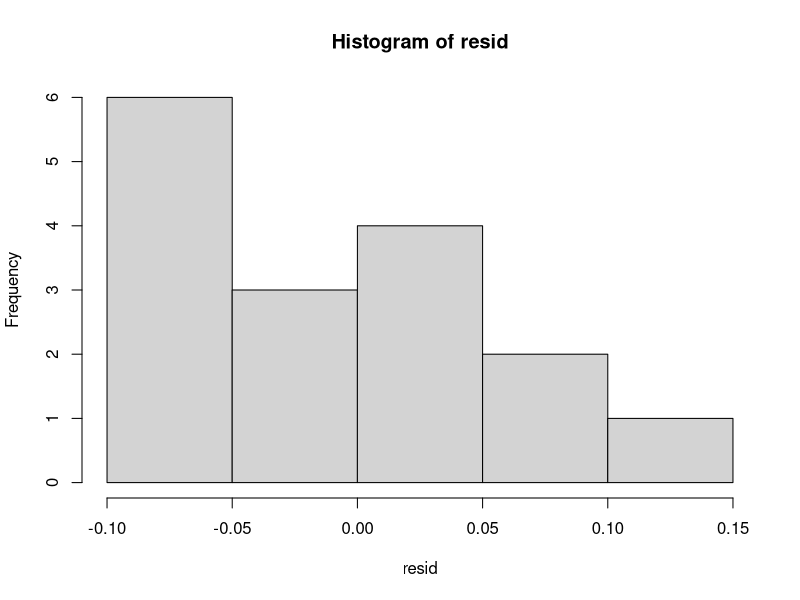
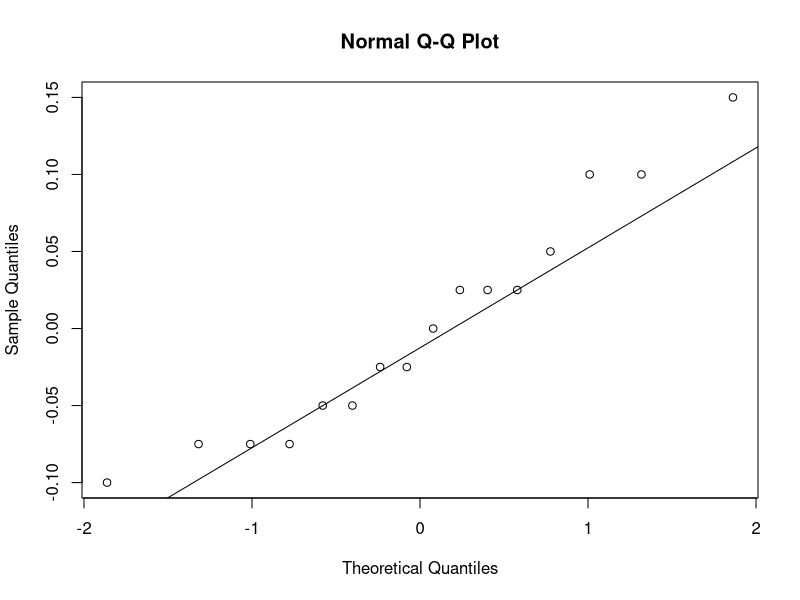
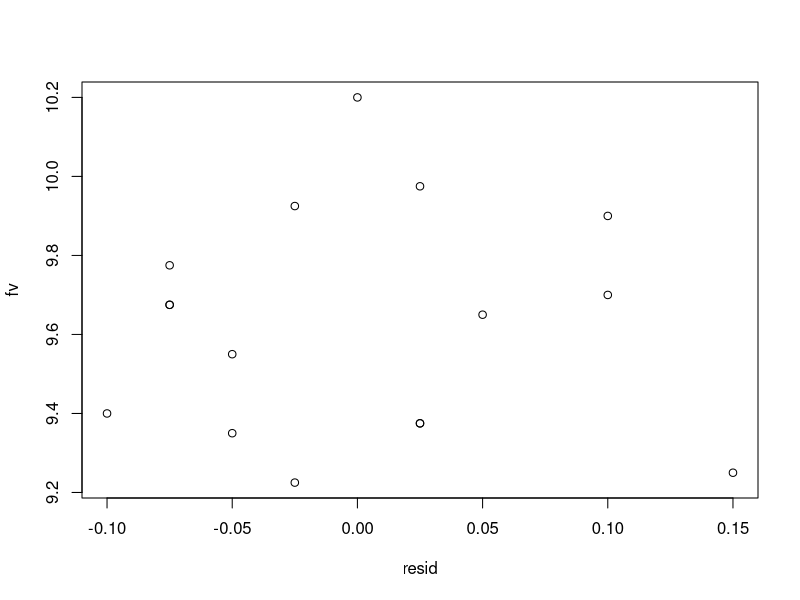

The R script that drew these images, in order: (Note: this script raises an error after producing the figures.)
#This final project was done by:
#Azahra Benita, Intan Lucky Rahayu and Delia Rizki


### Kode R untuk model Rancangan Acak Kelompok Lengkap (RACL) atau Randomized Complete Block Design (RCBD)
### Kode ini meliputi 3 tahapan analisis
### 1. memodelkan RACL dengan ANOVA
### 2. komparasi setiap pasangan mean treatment
### 3. diagnosis model

# misalkan ada 4 kelompok/blok dan 4 treatment
# variabel respons untuk masing-masing blok
blok1 <- c(9.3,9.4,9.2,9.7)
blok2 <- c(9.4,9.3,9.4,9.6)
blok3 <- c(9.6,9.8,9.5,10.0)
blok4 <- c(10.0,9.9,9.7,10.2)
# menggabungkan semua pengamatan di setiap blok ke dalam satu vektor
y <- c(blok1, blok2, blok3, blok4)

# membuat variabel independent untuk identifikasi blok dan treatment
blok <- rep(1:4, each = 4)
treat <- rep(1:4, times = 4)

# menggabungkan variabel respon dan variabel independent ke dalam satu data frame
df <- data.frame(y, blok, treat)

# re-format variabel independent menjadi faktor / variabel kategorik
df$blok <- as.factor(df$blok)
df$treat <- as.factor(df$treat)


## ANOVA untuk model RACL
racl <- aov(y ~ blok + treat, data = df)
summary(racl)
# kesimpulan: karena p-value (0.00871) lebih kecil dari 0.05 maka tolak H0 artinya ada perbedaan treatment

# cara menghitung p-value dengan perintah df()
1-pf(14.44,3,9)
# cara menghitung titik kritis
qf(0.95,3,9)
# karena F0=14.44 lebih besar dari Fk=3.86 maka tolak H0 artinya paling tidak 1 treatment mean-nya berbeda dari yang lain
# karena H0 ditolak maka bisa dilakukan uji contrast dengan cara yang sama dengan model 1 faktor


## Karena uji ANOVA signifikan maka bisa dilakukan komparasi semua pasangan treatment, yaitu
## H0: miu i = miu j vs H1: miu i != miu j untuk semua i tidak sama dengan j
## bisa menggunakan metode contrast Scheffe dalam bentuk C= miu i - miu j untuk semua i tidak sama dengan j
## namun metode Scheffe dipandang kurang efisien untuk menguji semua pasangan treatment
## ada metode lain yang memang didesain secara khusus untuk membandingkan semua pasangan treatment
## salah satunya adalah metode Tukey
## sebagai contoh jika ada 3 treatment maka ada 3 pasangan treatment yang diuji
## atau 4 treatment maka ada 6 pasangan treatment yang diuji
TukeyHSD(racl)
## berdasarkan hasil metode Tukey treatment yang berbeda secara signifikan adalah
## treatment 4 dan 2 (p-value = 0.0113) serta treatment 4 dan 3 (p-value = 0.0006)



# fitted value / estimasi atau penduga pengamatan ke j pada treatment ke i
fv <- racl$fitted.values 

# Diagnosis model
resid <- racl$residuals # residual model

##### cek normalitas
# histogram
hist(resid)
# QQplot
qqnorm(resid)
# shapiro test
qqline(resid)
shapiro.test(resid) 
# --> indikasi normal terpenuhi

#### cek variansi konstan
# plot residual vs. fitted value
plot(resid,fv) # tersebar acak

#### cek independent menggunakan durbin-watson, tidak ada indikasi autokorelasi karena p-value > alpha
library(lmtest)
dwtest(fit)

